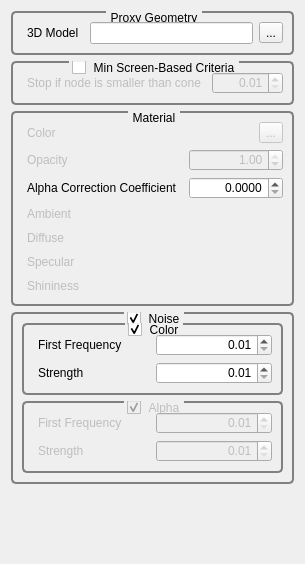
<?xml version="1.0" encoding="UTF-8"?>
<ui version="4.0">
 <class>GvQCustomEditor</class>
 <widget class="QWidget" name="GvQCustomEditor">
  <property name="geometry">
   <rect>
    <x>0</x>
    <y>0</y>
    <width>278</width>
    <height>564</height>
   </rect>
  </property>
  <property name="windowTitle">
   <string>Custom Editor</string>
  </property>
  <property name="styleSheet">
   <string>QGroupBox
{
     background-color: qlineargradient(x1: 0, y1: 0, x2: 0, y2: 1,
                                       stop: 0 #E0E0E0, stop: 1 #FFFFFF);
     border: 2px solid gray;
     border-radius: 5px;
     margin-top: 1ex; /* leave space at the top for the title */
 }

 QGroupBox::title
{
	 subcontrol-origin: margin;
     subcontrol-position: top center; /* position at the top center */
     padding: 0 3px;
     background-color: qlineargradient(x1: 0, y1: 0, x2: 0, y2: 1,
                                       stop: 0 #FFOECE, stop: 1 #FFFFFF);
 }

QLabel
{
	border-radius: 4px;
	padding: 2px;
 }
</string>
  </property>
  <layout class="QVBoxLayout" name="verticalLayout_2">
   <item>
    <widget class="QGroupBox" name="groupBox_4">
     <property name="title">
      <string>Proxy Geometry</string>
     </property>
     <layout class="QHBoxLayout" name="horizontalLayout">
      <item>
       <widget class="QLabel" name="label_3">
        <property name="toolTip">
         <string/>
        </property>
        <property name="text">
         <string>3D Model</string>
        </property>
       </widget>
      </item>
      <item>
       <widget class="QLineEdit" name="_3DModelLineEdit">
        <property name="dragEnabled">
         <bool>false</bool>
        </property>
        <property name="readOnly">
         <bool>true</bool>
        </property>
       </widget>
      </item>
      <item>
       <widget class="QToolButton" name="_3DModelToolButton">
        <property name="toolTip">
         <string>Load 3D model</string>
        </property>
        <property name="text">
         <string>...</string>
        </property>
       </widget>
      </item>
     </layout>
    </widget>
   </item>
   <item>
    <widget class="QGroupBox" name="_screenBasedCriteriaGroupBox">
     <property name="toolTip">
      <string>Stop nodes refinement if node size if smaller than ( k * coneAperture )</string>
     </property>
     <property name="title">
      <string>Min Screen-Based Criteria</string>
     </property>
     <property name="checkable">
      <bool>true</bool>
     </property>
     <property name="checked">
      <bool>false</bool>
     </property>
     <layout class="QHBoxLayout" name="horizontalLayout_2">
      <item>
       <widget class="QLabel" name="_">
        <property name="text">
         <string>Stop if node is smaller than cone</string>
        </property>
       </widget>
      </item>
      <item>
       <spacer name="horizontalSpacer_8">
        <property name="orientation">
         <enum>Qt::Horizontal</enum>
        </property>
        <property name="sizeHint" stdset="0">
         <size>
          <width>40</width>
          <height>20</height>
         </size>
        </property>
       </spacer>
      </item>
      <item>
       <widget class="QDoubleSpinBox" name="_screenBasedCriteriaCoeffDoubleSpinBox">
        <property name="alignment">
         <set>Qt::AlignRight|Qt::AlignTrailing|Qt::AlignVCenter</set>
        </property>
        <property name="minimum">
         <double>0.010000000000000</double>
        </property>
        <property name="maximum">
         <double>1000.000000000000000</double>
        </property>
       </widget>
      </item>
     </layout>
    </widget>
   </item>
   <item>
    <widget class="QGroupBox" name="_screenBasedCriteriaGroupBox_2">
     <property name="toolTip">
      <string>Stop nodes refinement if node size if smaller than ( k * coneAperture )</string>
     </property>
     <property name="title">
      <string>Material</string>
     </property>
     <property name="checkable">
      <bool>false</bool>
     </property>
     <property name="checked">
      <bool>false</bool>
     </property>
     <layout class="QGridLayout" name="gridLayout">
      <item row="0" column="0">
       <widget class="QLabel" name="labelPositionFormatCombo">
        <property name="enabled">
         <bool>false</bool>
        </property>
        <property name="text">
         <string>Color</string>
        </property>
       </widget>
      </item>
      <item row="0" column="1">
       <spacer name="horizontalSpacer">
        <property name="orientation">
         <enum>Qt::Horizontal</enum>
        </property>
        <property name="sizeHint" stdset="0">
         <size>
          <width>55</width>
          <height>20</height>
         </size>
        </property>
       </spacer>
      </item>
      <item row="0" column="2">
       <widget class="QToolButton" name="_materialColorToolButton">
        <property name="enabled">
         <bool>false</bool>
        </property>
        <property name="text">
         <string>...</string>
        </property>
        <property name="icon">
         <iconset resource="../../../../Tools/GigaVoxelsViewer/GvViewerGui/Ui/resources.qrc">
          <normaloff>:/icons/Icons/Colors.png</normaloff>:/icons/Icons/Colors.png</iconset>
        </property>
       </widget>
      </item>
      <item row="1" column="0">
       <widget class="QLabel" name="label_12">
        <property name="enabled">
         <bool>false</bool>
        </property>
        <property name="text">
         <string>Opacity</string>
        </property>
       </widget>
      </item>
      <item row="1" column="1" colspan="2">
       <widget class="QDoubleSpinBox" name="_materialOpacitySpinBox">
        <property name="enabled">
         <bool>false</bool>
        </property>
        <property name="alignment">
         <set>Qt::AlignRight|Qt::AlignTrailing|Qt::AlignVCenter</set>
        </property>
        <property name="minimum">
         <double>0.000000000000000</double>
        </property>
        <property name="maximum">
         <double>1.000000000000000</double>
        </property>
        <property name="singleStep">
         <double>0.100000000000000</double>
        </property>
        <property name="value">
         <double>1.000000000000000</double>
        </property>
       </widget>
      </item>
      <item row="2" column="0">
       <widget class="QLabel" name="_1">
        <property name="text">
         <string>Alpha Correction Coefficient</string>
        </property>
       </widget>
      </item>
      <item row="2" column="1" colspan="2">
       <widget class="QDoubleSpinBox" name="_materialAlphaCorrectionCoefficientDoubleSpinBox">
        <property name="alignment">
         <set>Qt::AlignRight|Qt::AlignTrailing|Qt::AlignVCenter</set>
        </property>
        <property name="decimals">
         <number>4</number>
        </property>
        <property name="maximum">
         <double>4096.000000000000000</double>
        </property>
        <property name="singleStep">
         <double>1.000000000000000</double>
        </property>
       </widget>
      </item>
      <item row="3" column="0">
       <widget class="QLabel" name="labelPositionFormatCombo_2">
        <property name="enabled">
         <bool>false</bool>
        </property>
        <property name="text">
         <string>Ambient</string>
        </property>
       </widget>
      </item>
      <item row="4" column="0">
       <widget class="QLabel" name="labelPositionFormatCombo_3">
        <property name="enabled">
         <bool>false</bool>
        </property>
        <property name="text">
         <string>Diffuse</string>
        </property>
       </widget>
      </item>
      <item row="5" column="0">
       <widget class="QLabel" name="labelPositionFormatCombo_4">
        <property name="enabled">
         <bool>false</bool>
        </property>
        <property name="text">
         <string>Specular</string>
        </property>
       </widget>
      </item>
      <item row="6" column="0">
       <widget class="QLabel" name="labelPositionFormatCombo_5">
        <property name="enabled">
         <bool>false</bool>
        </property>
        <property name="text">
         <string>Shininess</string>
        </property>
       </widget>
      </item>
     </layout>
    </widget>
   </item>
   <item>
    <widget class="QGroupBox" name="_noiseGroupBox">
     <property name="title">
      <string>Noise</string>
     </property>
     <property name="checkable">
      <bool>true</bool>
     </property>
     <layout class="QVBoxLayout" name="verticalLayout">
      <item>
       <widget class="QGroupBox" name="_noiseColorGroupBox">
        <property name="title">
         <string>Color</string>
        </property>
        <property name="checkable">
         <bool>true</bool>
        </property>
        <layout class="QGridLayout" name="gridLayout_3">
         <item row="0" column="0">
          <widget class="QLabel" name="label_11">
           <property name="text">
            <string>First Frequency</string>
           </property>
          </widget>
         </item>
         <item row="0" column="1">
          <widget class="QDoubleSpinBox" name="_noiseFirstFrequencySpinBox">
           <property name="alignment">
            <set>Qt::AlignRight|Qt::AlignTrailing|Qt::AlignVCenter</set>
           </property>
           <property name="minimum">
            <double>0.010000000000000</double>
           </property>
           <property name="singleStep">
            <double>0.100000000000000</double>
           </property>
          </widget>
         </item>
         <item row="1" column="0">
          <widget class="QLabel" name="label_13">
           <property name="text">
            <string>Strength</string>
           </property>
          </widget>
         </item>
         <item row="1" column="1">
          <widget class="QDoubleSpinBox" name="_noiseStrengthSpinBox">
           <property name="alignment">
            <set>Qt::AlignRight|Qt::AlignTrailing|Qt::AlignVCenter</set>
           </property>
           <property name="minimum">
            <double>0.010000000000000</double>
           </property>
           <property name="maximum">
            <double>512.000000000000000</double>
           </property>
           <property name="singleStep">
            <double>0.100000000000000</double>
           </property>
          </widget>
         </item>
        </layout>
       </widget>
      </item>
      <item>
       <widget class="QGroupBox" name="_noiseGroupBox_3">
        <property name="enabled">
         <bool>false</bool>
        </property>
        <property name="title">
         <string>Alpha</string>
        </property>
        <property name="checkable">
         <bool>true</bool>
        </property>
        <layout class="QGridLayout" name="gridLayout_4">
         <item row="0" column="0">
          <widget class="QLabel" name="label_14">
           <property name="text">
            <string>First Frequency</string>
           </property>
          </widget>
         </item>
         <item row="0" column="1">
          <widget class="QDoubleSpinBox" name="_noiseFirstFrequencySpinBox_3">
           <property name="alignment">
            <set>Qt::AlignRight|Qt::AlignTrailing|Qt::AlignVCenter</set>
           </property>
           <property name="minimum">
            <double>0.010000000000000</double>
           </property>
           <property name="singleStep">
            <double>0.100000000000000</double>
           </property>
          </widget>
         </item>
         <item row="1" column="0">
          <widget class="QLabel" name="label_15">
           <property name="text">
            <string>Strength</string>
           </property>
          </widget>
         </item>
         <item row="1" column="1">
          <widget class="QDoubleSpinBox" name="_noiseStrengthSpinBox_3">
           <property name="alignment">
            <set>Qt::AlignRight|Qt::AlignTrailing|Qt::AlignVCenter</set>
           </property>
           <property name="minimum">
            <double>0.010000000000000</double>
           </property>
           <property name="maximum">
            <double>512.000000000000000</double>
           </property>
           <property name="singleStep">
            <double>0.100000000000000</double>
           </property>
          </widget>
         </item>
        </layout>
       </widget>
      </item>
     </layout>
    </widget>
   </item>
   <item>
    <spacer name="verticalSpacer">
     <property name="orientation">
      <enum>Qt::Vertical</enum>
     </property>
     <property name="sizeHint" stdset="0">
      <size>
       <width>20</width>
       <height>60</height>
      </size>
     </property>
    </spacer>
   </item>
  </layout>
  <zorder>groupBox_4</zorder>
  <zorder>_screenBasedCriteriaGroupBox</zorder>
  <zorder>_screenBasedCriteriaGroupBox_2</zorder>
  <zorder>_noiseGroupBox</zorder>
 </widget>
 <resources>
  <include location="../../../../Tools/GigaVoxelsViewer/GvViewerGui/Ui/resources.qrc"/>
 </resources>
 <connections/>
</ui>
